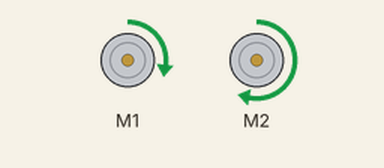
This sketch was run on a simulated Arduino Uno, built with avr-gcc and run on an emulated ATmega328P. On the bench: 2 × DC motor (green arrow = forward, orange = backward, longer = faster).

Above: at 0.2 s.
At 1.2 s:
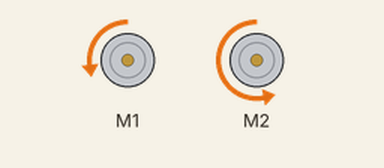
At 3.7 s:
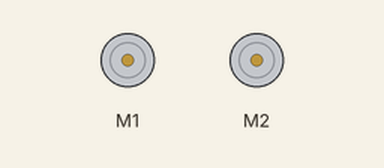
Timing chart, 0 to 4.6 s (numbered marks = the images above):
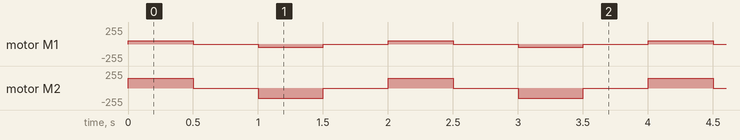

The sketch:

code.ino
```cpp
#include <Adafruit_MotorShield.h>

// Create the motor shield with the default I2C address
Adafruit_MotorShield AFMS = Adafruit_MotorShield();
// you can create it with different I2C address for example:
// Adafruit_MotorShield AFMS = Adafruit_MotorShield(0x61);

// Select which port (M1 or M2 or M3 or M4)
Adafruit_DCMotor *motor1 = AFMS.getMotor(1);  // Get handle for motor 1
Adafruit_DCMotor *motor2 = AFMS.getMotor(2);  // Get handle for motor 2

void setup()
{
  AFMS.begin();
}

void loop()
{
  motor1->run(FORWARD); // run forward for half a second
  motor1->setSpeed(50);

  motor2->run(FORWARD); // run forward for half a second
  motor2->setSpeed(150);

  delay(500);

  motor1->run(RELEASE); // run in idle for half a second
  motor2->run(RELEASE); // run in idle for half a second
  delay(500);

  motor1->run(BACKWARD);// run backward for half a second
  motor1->setSpeed(50);

  motor2->run(BACKWARD);// run backward for half a second
  motor2->setSpeed(150);

   delay(500);

   motor1->run(RELEASE);// run in idle for half a second
   motor2->run(RELEASE);// run in idle for half a second

   delay(500);
}
```

Measured:
- by itself, motor M1: repeats every 2.0 s: stopped 0.50 s, backward 50/255 0.50 s, stopped 0.50 s, forward 50/255 0.50 s
- by itself, motor M2: repeats every 2.0 s: stopped 0.50 s, backward 150/255 0.50 s, stopped 0.50 s, forward 150/255 0.50 s
